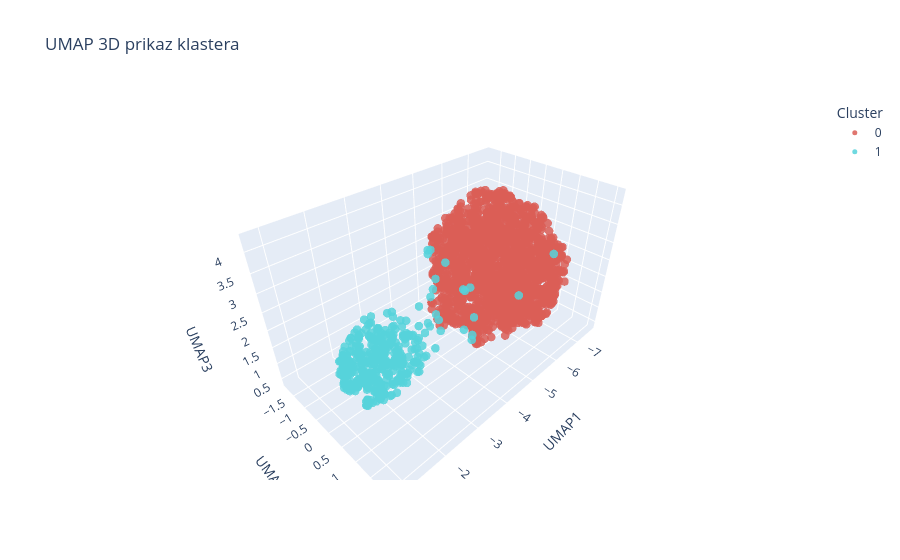

The notebook cell saved with this chart:
### Code cell
draw_umap_2d_3d(cluster_labels, df_Divisive_sil)

### Figure 1 — Plotly figure (JSON) as saved in the notebook; plotly's stock layout.template omitted (floating-point values rounded to 4 significant figures; data arrays with more than 128 entries replaced by an {"elided": "..."} marker saying what was removed)
{"data": [{"hovertemplate": "Cluster=0<br>UMAP1=%{x}<br>UMAP2=%{y}<br>UMAP3=%{z}<extra></extra>", "legendgroup": "0", "marker": {"color": "rgb(219,94,86)", "opacity": 0.85, "size": 5, "symbol": "circle"}, "mode": "markers", "name": "0", "scene": "scene", "showlegend": true, "type": "scatter3d", "x": {"elided": "1757 float values"}, "y": {"elided": "1757 float values"}, "z": {"elided": "1757 float values"}}, {"hovertemplate": "Cluster=1<br>UMAP1=%{x}<br>UMAP2=%{y}<br>UMAP3=%{z}<extra></extra>", "legendgroup": "1", "marker": {"color": "rgb(86,211,219)", "opacity": 0.85, "size": 5, "symbol": "circle"}, "mode": "markers", "name": "1", "scene": "scene", "showlegend": true, "type": "scatter3d", "x": {"elided": "377 float values"}, "y": {"elided": "377 float values"}, "z": {"elided": "377 float values"}}], "layout": {"autosize": true, "legend": {"title": {"text": "Cluster"}, "tracegroupgap": 0}, "scene": {"aspectmode": "auto", "aspectratio": {"x": 1.447, "y": 0.8337, "z": 0.8288}, "domain": {"x": [0, 1], "y": [0, 1]}, "xaxis": {"title": {"text": "UMAP1"}, "type": "linear"}, "yaxis": {"title": {"text": "UMAP2"}, "type": "linear"}, "zaxis": {"title": {"text": "UMAP3"}, "type": "linear"}}, "title": {"text": "UMAP 3D prikaz klastera"}}}
